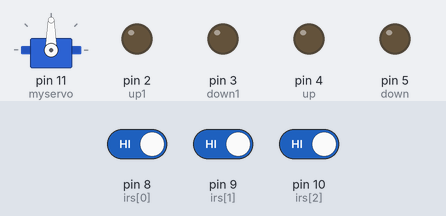
Bench run of a sketch on a simulated Arduino Uno, built with avr-gcc and run on an emulated ATmega328P. Shown: servo, output pins drawn as LEDs (lit = HIGH). Dashed ring = blinking. Inputs (shaded band) come from the test bench; at power-on: pin 10 (irs[2]) HIGH, pin 8 (irs[0]) HIGH, pin 9 (irs[1]) HIGH.

Above: at 9.8 s.
9.9 s: pin 10 (irs[2]) driven LOW
At 12.4 s:
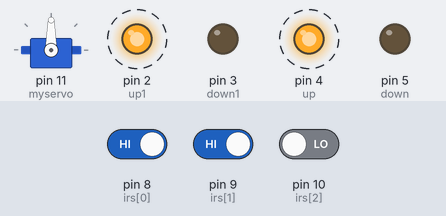
18.5 s: pin 8 (irs[0]) driven LOW
At 21.6 s:
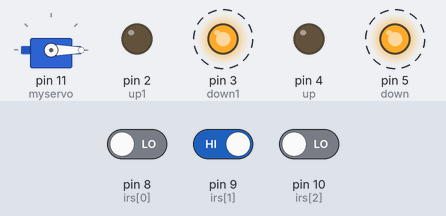
26.5 s: pin 9 (irs[1]) driven LOW
At 30.8 s:
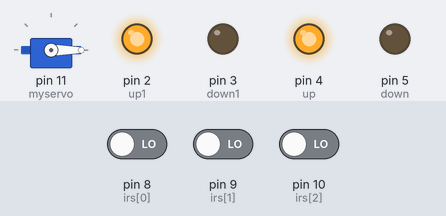
32.5 s: pin 9 (irs[1]) driven HIGH
At 36.7 s:
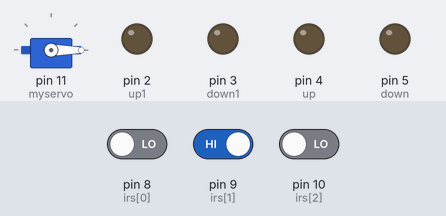
37.5 s: pin 8 (irs[0]) driven HIGH
At 40.8 s:
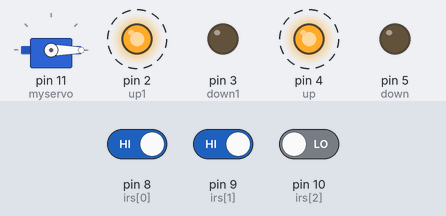
Timing chart, 0 to 47.1 s (numbered marks = the images above; inputs shaded):
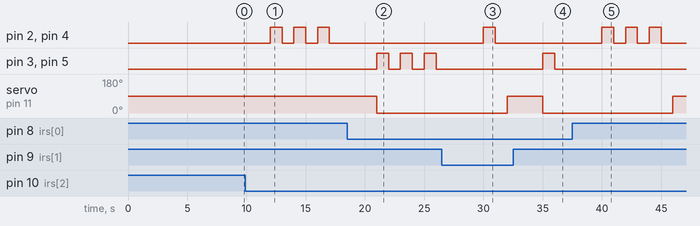

The sketch:

sir_project.ino
```cpp
/*
10 - level 3
9 - level 2
8 - level 1

*/
#include<Servo.h>

int irs[3] = { 8, 9, 10 };
int irs_data[3] = {1,1,1};
Servo myservo;


int up1 = 2;
int down1 = 3;
int down = 5;
int up = 4;

int curr=0, prev=0,state=0;

int startDetecting(){
  int one, two, three;
  one = irs_data[0];
  two = irs_data[1];
  three = irs_data[2];

  if ((one == 0) || (two == 0) || (three == 0)) return 1;

  return 0;
}

int giveLevel() {
  int one, two, three;
  one = irs_data[0];
  two = irs_data[1];
  three = irs_data[2];

  if ((one == 1) && (two == 1) && (three == 0)) return 3;
  else if ((one == 1) && (two == 0) && (three == 0)) return 2;
  else if ((one == 0) && (two == 0) && (three == 0)) return 1;
  return 0;
}

int readData() {
  int level;
  for (int i = 0; i < 3; i++) {
      irs_data[i] = digitalRead(irs[i]);
  }
  level = giveLevel();
  return level;
}

void driveMotorUp(int a,int b){

  for(int i = 1; i<=(a-b);i++){
    digitalWrite(up,HIGH);
    digitalWrite(up1,HIGH);

    delay(1000);
    digitalWrite(up,LOW);
    digitalWrite(up1,LOW);
    delay(1000);
  }
  myservo.write(90);

}
void driveMotorDown(int a){
  myservo.write(-90);

  for(int i = a; i>0;i--){
    digitalWrite(down,HIGH);
    digitalWrite(down1,HIGH);
    delay(1000);
    digitalWrite(down,LOW);
    digitalWrite(down1,LOW);
    delay(1000);
  }

}

void print(){
  Serial.print(irs_data[0]);
  Serial.print(" ");
  Serial.print(irs_data[1]);
  Serial.print(" ");
  Serial.print(irs_data[2]);
  Serial.print("    ");

  Serial.print(giveLevel());

  Serial.println();

}

void setup() {
  Serial.begin(9600);
  for (int i = 0; i < 3; i++) {
    pinMode(irs[i], INPUT);
  }
  pinMode(up, OUTPUT);
  pinMode(down, OUTPUT);
  pinMode(up1, OUTPUT);
  pinMode(down1, OUTPUT);
  myservo.attach(11);

}

void loop() {

  delay(3000);
  curr = readData();
  if(curr>prev) driveMotorUp(curr,prev);
  else if(prev>curr) driveMotorDown(prev);
  prev = curr;

  // readData();
  // print();
  // if(startDetecting() && (state == 0)){
  //   state = 1;
  // }


  // if(state)
  // {
  //   delay(2000);
  //   print();
  //   curr = readData();
  //   if(curr>prev) driveMotorUp(curr,prev);
  //   else if(prev>curr) driveMotorDown(prev);
  //   print();

  //   Serial.println(prev);
  //   Serial.print("  ");
  //   Serial.print(curr);
  //   Serial.println();
  //    prev = curr;
  //   if((prev == 0) && (curr ==0)) state = 0;

  // }

}
```

Measured:
- after the input at 9.9 s, pin 2 (up1), pin 4 (up): alternates HIGH for 1.0 s and LOW for 1.0 s, starting after 2.1 s
- after the input at 18.5 s, pin 3 (down1), pin 5 (down): alternates HIGH for 1.0 s and LOW for 1.0 s, starting after 2.5 s; servo on pin 11 (myservo): 90° → 0° after 2.5 s
- after the input at 26.5 s, pin 2 (up1), pin 4 (up): LOW → HIGH after 3.5 s, → LOW 1.0 s later; servo on pin 11 (myservo): 0° → 90° after 5.5 s
- after the input at 32.5 s, pin 3 (down1), pin 5 (down): LOW → HIGH after 2.5 s, → LOW 1.0 s later; servo on pin 11 (myservo): 90° → 0° after 2.5 s
- after the input at 37.5 s, pin 2 (up1), pin 4 (up): alternates HIGH for 1.0 s and LOW for 1.0 s, 6 changes in all, then stays LOW, starting after 2.5 s; servo on pin 11 (myservo): 0° → 90° after 8.5 s
